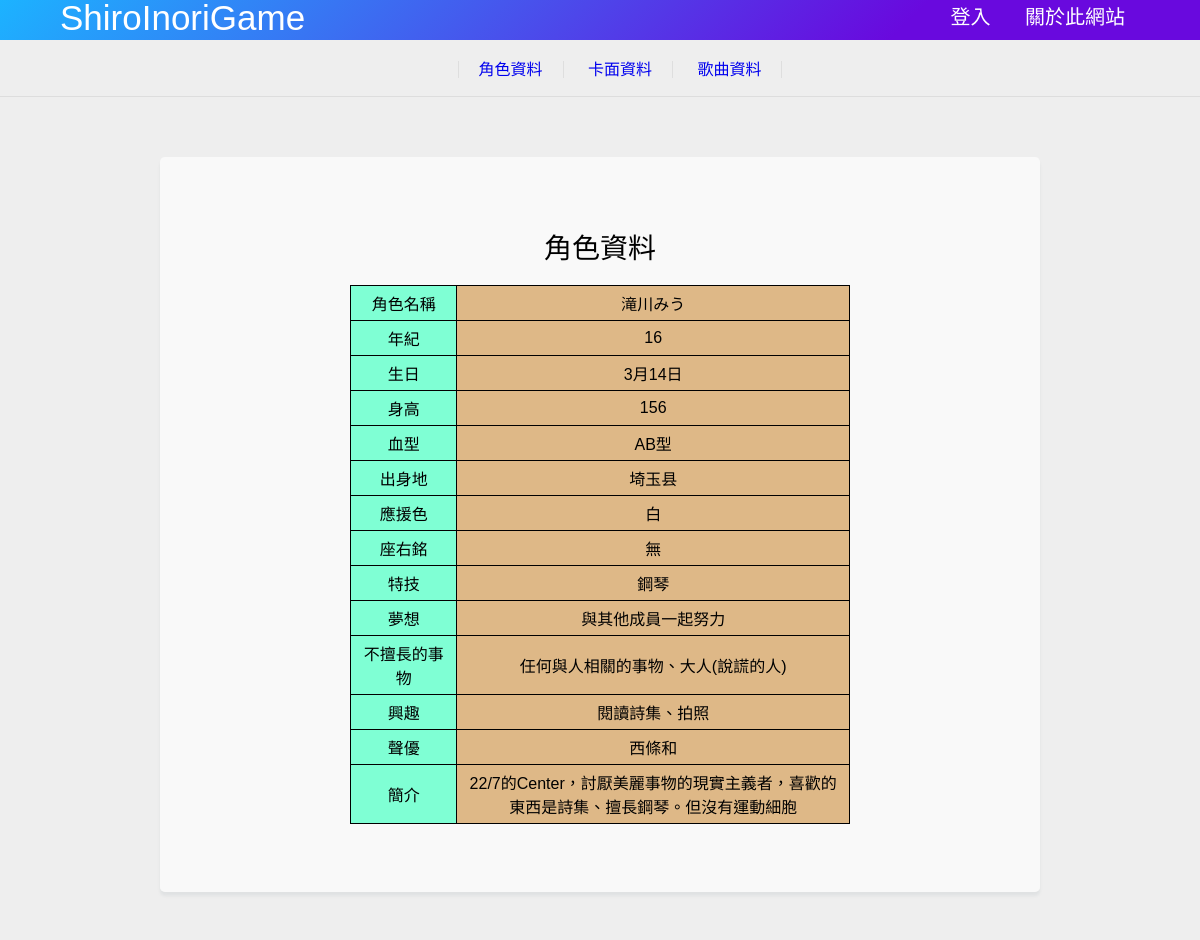
The page /characters/index.php on the database its author committed.
### tables this page shows
CREATE TABLE `characters` (
  `cid` int(11) NOT NULL,
  `character_name` varchar(20) NOT NULL,
  `age` int(11) NOT NULL,
  `brithday` varchar(10) NOT NULL,
  `height` varchar(11) NOT NULL,
  `bloodgroup` varchar(10) NOT NULL,
  `background` varchar(20) NOT NULL,
  `imagecolor` varchar(10) NOT NULL,
  `motto` varchar(50) NOT NULL,
  `specialty` varchar(30) NOT NULL,
  `dream` varchar(50) NOT NULL,
  `likefood` varchar(40) NOT NULL,
  `notgoodat` varchar(40) NOT NULL,
  `interest` varchar(50) NOT NULL,
  `seiyuu` varchar(20) NOT NULL,
  `introduction` text NOT NULL
);

### characters/index.php (the view, shortened to what this page needs)
<?php include_once("../config/sqlconnect.php") ?>
<!DOCTYPE html>
<html lang="zh-Hant-TW">
<head>
    <link rel="stylesheet" href="../css/style.css">
</head>
<body>
    <header>
        <div class="container">
            <a href="../index.php" class="logo">ShiroInoriGame</a>
            <div class="header-data">
                <?php
                    if(isset($_SESSION['username'])) {
                        echo "<span>當前用戶為".$_SESSION['nickname']."</span>";
                        echo "<a href=\"../admin/index.php\">管理</a>";
                        echo "<a href=\"../logout.php\">登出</a>";
                    } else {
                        echo "<a href=\"../login.php\">登入</a>";
                    }
                ?>
                <a href="../about.php">關於此網站</a>
            </div>
        </div>
    </header>
    <div class="menu-top">
        <div class="menu">
            <ul>
                <li><a href="../characters/index.php">角色資料</a></li>
                <li><a href="../cards/index.php">卡面資料</a></li>
                <li><a href="../songs/index.php">歌曲資料</a></li>
            </ul>
        </div>
    </div>
    <div class="wrapper">
        <div class="container inner">
            <div class="card">
                <h1 class="title">角色資料</h1>
                <div class="post">
                <?php
                    $sql = "select character_name, age, brithday, height, bloodgroup, background, imagecolor, motto, specialty, dream, likefood, notgoodat, interest, seiyuu, introduction from characters;";
                    $result = $con->query($sql);
                    if(mysqli_num_rows($result) > 0) {
                        while($row = mysqli_fetch_array($result)) {
                            echo "<table class=\"table\" style=\"width: 500px\">";
                            echo "<tr>";
                            echo "<td class=\"table-key\" style=\"width: 100px;\">角色名稱</td>";
                            echo "<td class=\"table-value\" style=\"width: 400px;\">".$row['character_name']."</td>";
                            echo "</tr>";
                            echo "<tr>";
                            echo "<td class=\"table-key\"style=\"width: 100px;\">年紀</td>";
                            echo "<td class=\"table-value\" style=\"width: 400px;\">".$row['age']."</td>";
                            echo "</tr>";
                            echo "<tr>";
                            echo "<td class=\"table-key\" style=\"width: 100px;\">生日</td>";
                            echo "<td class=\"table-value\" style=\"width: 400px;\">".$row['brithday']."</td>";
                            echo "</tr>";
                            echo "<tr>";
                            echo "<td class=\"table-key\" style=\"width: 100px;\">身高</td>";
                            echo "<td class=\"table-value\" style=\"width: 400px;\">".$row['height']."</td>";
                            echo "</tr>";
                            echo "<tr>";
                            echo "<td class=\"table-key\" style=\"width: 100px;\">血型</td>";
                            echo "<td class=\"table-value\" style=\"width: 400px;\">".$row['bloodgroup']."</td>";
                            echo "</tr>";
                            echo "<tr>";
                            echo "<td class=\"table-key\" style=\"width: 100px;\">出身地</td>";
                            echo "<td class=\"table-value\" style=\"width: 400px;\">".$row['background']."</td>";
                            echo "</tr>";
                            echo "<tr>";
                            echo "<td class=\"table-key\" style=\"width: 100px;\">應援色</td>";
                            echo "<td class=\"table-value\" style=\"width: 400px;\">".$row['imagecolor']."</td>";
                            echo "</tr>";
                            echo "<tr>";
                            echo "<td class=\"table-key\"style=\"width: 100px;\">座右銘</td>";
                            echo "<td class=\"table-value\" style=\"width: 400px;\">".$row['motto']."</td>";
                            echo "</tr>";
                            echo "<tr>";
                            echo "<td class=\"table-key\" style=\"width: 100px;\">特技</td>";
                            echo "<td class=\"table-value\" style=\"width: 400px;\">".$row['specialty']."</td>";
                            echo "</tr>";
                            echo "<tr>";
                            echo "<td class=\"table-key\" style=\"width: 100px;\">夢想</td>";
                            echo "<td class=\"table-value\" style=\"width: 400px;\">".$row['dream']."</td>";
                            echo "</tr>";
                            echo "<tr>";
                            echo "<td class=\"table-key\" style=\"width: 100px;\">不擅長的事物</td>";
                            echo "<td class=\"table-value\" style=\"width: 400px;\">".$row['notgoodat']."</td>";
                            echo "</tr>";
                            echo "<tr>";
                            echo "<td class=\"table-key\" style=\"width: 100px;\">興趣</td>";
                            echo "<td class=\"table-value\" style=\"width: 400px;\">".$row['interest']."</td>";
                            echo "</tr>";
                            echo "<tr>";
                            echo "<td class=\"table-key\" style=\"width: 100px;\">聲優</td>";
                            echo "<td class=\"table-value\" style=\"width: 400px;\">".$row['seiyuu']."</td>";
                            echo "</tr>";
                            echo "<tr>";
                            echo "<td class=\"table-key\" style=\"width: 100px;\">簡介</td>";
                            echo "<td class=\"table-value\" style=\"width: 400px;\">".$row['introduction']."</td>";
                            echo "</tr>";
                            echo "</table>";
                            echo "<br>";
                        }
                    }
                ?>
                </div>
            </div>
        </div>
    </div>
</body>
</html>

### css/style.css (style rules this page uses)
html, body { margin: 0; padding: 0; font-family: 'Noto Sans TC', sans-serif; height: 100%; background-color: #eee; }
header { background: linear-gradient(135deg, #1cb3ff 0%, #6909de 75%); width: 100%; height: 40px; position: fixed; z-index: 999; }
header a, header span { color: white; text-decoration:none; text-align: center; line-height: 35px; font-size: 20px; padding: 15px; }
a.logo { font-size: 35px; padding-left: 5%; }
.header-data { float: right; padding-right: 5%; }
.container { margin: auto; margin: 0 auto; min-height: 40px; -webkit-box-pack: center; justify-content: center; max-width: 1250px; }
.inner { padding-top: 60px; padding-bottom: 48px; }
.card { width: 800px; background: rgba(250, 250, 250, 0.92); padding: 50px 40px; border-radius: 5px; box-shadow: 0px 4px 3px rgba(106, 131, 134, 0.1); }
.wrapper .title { font-size: 28px; font-weight: normal; text-align: center; }
.wrapper .post { font-size: 16px; font-weight: normal; }
.wrapper { display: flex; width: 100%; height: initial; background-color: #eee; }
.menu-top { padding-top: 40px; border-bottom: 1px solid #ddd; box-sizing: border-box; }
.menu { display: block !important; text-align: center; }
ul > li { display: inline; padding-right: 20px; padding-left: 20px; }
li > a { text-decoration:none; }
.menu ul li:first-child { border-left: 1px solid #dedede; }
.menu ul li { border-right: 1px solid #dedede; }
.table { font-size:16px; border:1px solid #000; margin-left:auto; margin-right:auto; border-collapse:collapse; }
.table-key { border:1px solid #000; padding:5px; background-color: aquamarine; text-align: center; }
.table-value { border:1px solid #000; padding:5px; background-color: burlywood; text-align: center; }

### rows shown on the page
characters: character_name "滝川みう", age "16", brithday "3月14日", height "156", bloodgroup "AB型", background "埼玉县", imagecolor "白", motto "無", specialty "鋼琴", dream "與其他成員一起努力", notgoodat "任何與人相關的事物、大人(說謊的人)", interest "閱讀詩集、拍照", seiyuu "西條和", introduction "22/7的Center，討厭美麗事物的現實主義者，喜歡的東西是詩集、擅長鋼琴。但沒有運動細胞"
